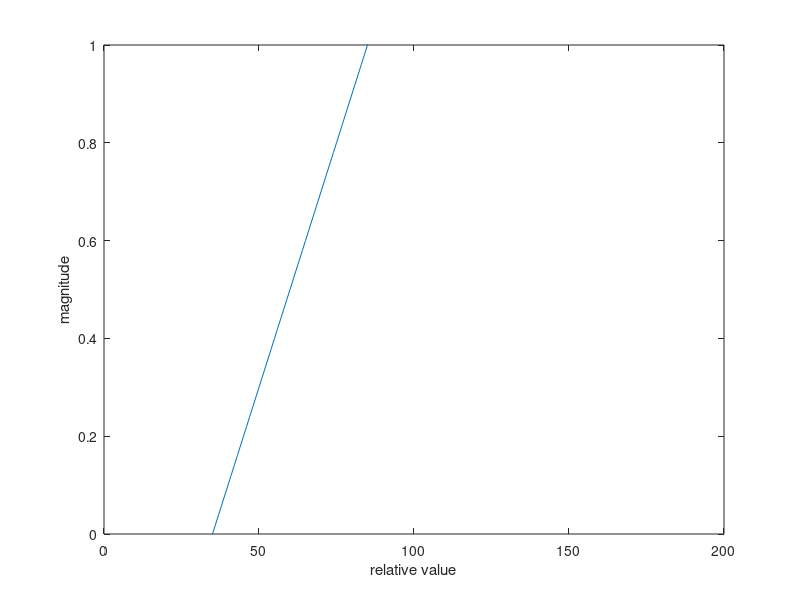

This figure's MATLAB source:
clear all
clc

% A = -0.22;
% c_versch = 1.03;
% B = 0.43;
% C = -0.2;

x = [0 : 1 : 200];

for i = 1 : length(x)
     f(i) = 0.02 * (x(i) - 35);
end

plot(x, f)
axis([0 x(end) 0 1])
xlabel('relative value')
ylabel('magnitude')